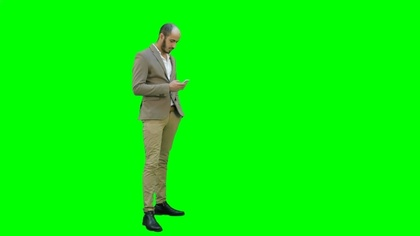
%> input picture tareaCorta3/imagenes/fondo_verde.jpg, 420 x 236 px, shrunk from 590 x 332 before the run
$ octave verde.m   (GNU Octave 9; MATLAB toolbox functions it lacks are replaced by stand-ins)
%> lines starting %> are read from the running program, lines starting %| are printed output that depends on the picture; in (x1, y1, x2, y2) boxes, pixels count from 0 and x2, y2 are one past the last pixel; in counts of white or black regions, pixels touching at a corner belong together; the program's own positions count from 1
%> further down, A is the input picture: size 236x420x3 uint8; mean R, G, B 7.7, 246, 6.8
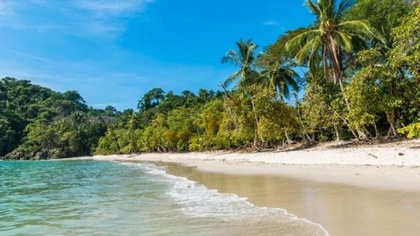
%> input picture tareaCorta3/imagenes/playa.jpg, 420 x 236 px, shrunk from 590 x 332 before the run
%> further down, B is the input picture: size 236x420x3 uint8; mean R, G, B 110.8, 145.4, 138.9
clc; clear; close all
function E=conv2_borde(C,D,N)


% Definir el kernel de difusión
kernel = [0.073235 0.176765 0.073235;
          0.176765 0       0.176765;
          0.073235 0.176765 0.073235]; % Kernel de convolución usado para la difusión isotrópica


% Crear una copia de la imagen a restaurar
E = C;


for iter = 1:N
    for canal = 1:size(C, 3)
        % Convolucionar toda la imagen
        convolucion = conv2(E(:,:,canal), kernel, 'same');

        % Actualizar solo los píxeles afectados por la marca (I2 == 255)
        E(:,:,canal) = convolucion .* (D == 255) + C(:,:,canal) .* (D == 0);
    end
end

endfunction

function C=borde(A)


  B=((A(:, :, 1)<100) & (A(:, :, 2)>=125) & (A(:, :, 3)<100));
  M=ones(3);
  #C1=double(imerode(B,M));


  C1 = double(imdilate(B, M));
    % Crear el borde externo restando la imagen dilatada de la original
  borde_dilatado = C1 & ~B;


  C = im2uint8(borde_dilatado);


end


function C=fondo_verde(A,B)

  %Esta funcion asume que A es una imagen con fondo verde
  %B es una imagen de fondo en general.
  %C es el resultado de sustituir el fondo verde de A
  %con los pixeles de la imagen B
  %(Asumimos que A y B son de color y del mismo tamaño)

  [m,n,c]=size(A);
%> m = 236; n = 420; c = 3
  C1=uint8(zeros(m,n,c)); %Imagen A con fondo negro en lugar de verde
  C2=uint8(zeros(m,n,c)); %Imagen B con negro en los pixeles de la imagen que no es verde de A

  mask1=((A(:, :, 1)<100) & (A(:, :, 2)>=125) & (A(:, :, 3)<100)); %Determinar verdes, usando una tolerancia
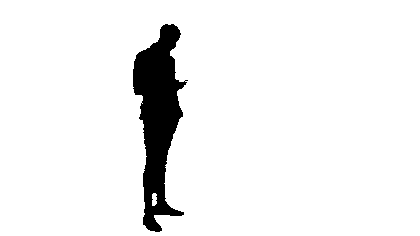
%> mask1: size 236x420 logical; 94% white; 1 black region, box (x1, y1, x2, y2) and area: (133, 24, 188, 232) 5949
  mask2=-mask1+1;

  %Obtener persona de la imagen A, con fondo negro
  C1(:,:,1)=mask2.*A(:, :, 1);
  C1(:,:,2)=mask2.*A(:, :, 2);
  C1(:,:,3)=mask2.*A(:, :, 3);

  %Obtener fondo de la imagen B, pero negro en la posicion de la persona en A
  C2(:,:,1)=mask1.*B(:, :, 1);
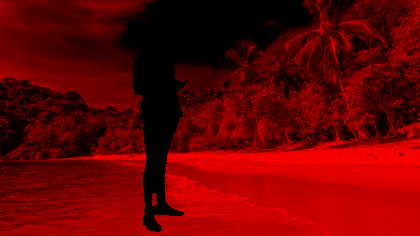
%> C2: size 236x420x3 uint8; mean R, G, B 105.1, 0, 0
  C2(:,:,2)=mask1.*B(:, :, 2);
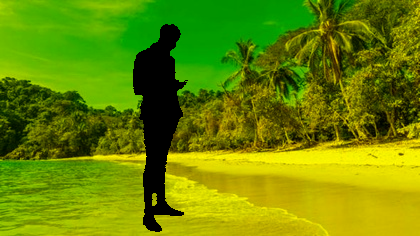
%> C2: size 236x420x3 uint8; mean R, G, B 105.1, 136.4, 0
  C2(:,:,3)=mask1.*B(:, :, 3);
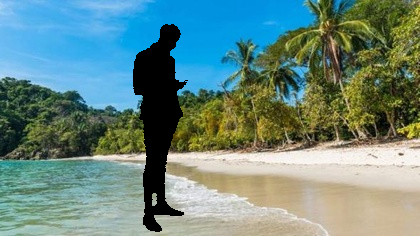
%> C2: size 236x420x3 uint8; mean R, G, B 105.1, 136.4, 129.8

  C=C1+C2;


endfunction


pkg load image
A=imread('imagenes/fondo_verde.jpg');
subplot(2,2,1)
imshow(A)
title('(a) Imagen Con Fondo Verde', 'FontSize', 16)
B=imread('imagenes/playa.jpg');
subplot(2,2,2)
imshow(B)
title('(b) Playa', 'FontSize', 16)

C=fondo_verde(A,B);


#subplot(2,2,[3 4])
figure;
class(C)
%> ans = 'uint8'
imshow(C)
title('(c) Efecto Croma', 'FontSize', 16)


D=borde(A);
%> in borde, `C1 = double(imdilate(B, M));`: C1: size 236x420 double; values 0 (black) and 1 (white), 94.7% white; 1 black region, box (x1, y1, x2, y2) and area: (134, 25, 185, 231) 5246
%> in borde, `borde_dilatado = C1 & ~B;`:
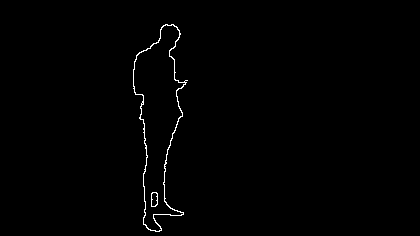
%> borde_dilatado: size 236x420 logical; 0.71% white in thin lines or dots, all inside (x1, y1, x2, y2) = (133, 24, 188, 232)

figure
imshow(D)

%Tarea Moral!!!
E=conv2_borde(C,D,1000); %Aplicar convolución solo al borde de D, y actualizar en la imagen original. (Como en la Tarea 2)
%> after the loop in conv2_borde, `for iter = 1:N`:
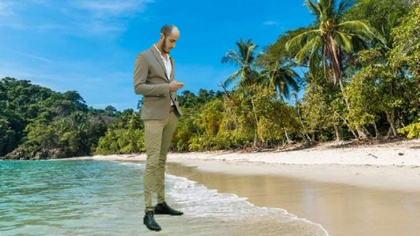
%> E: size 236x420x3 uint8; mean R, G, B 112.2, 143.5, 135.4
figure;
imshow(E)

title('figura restaruada')
